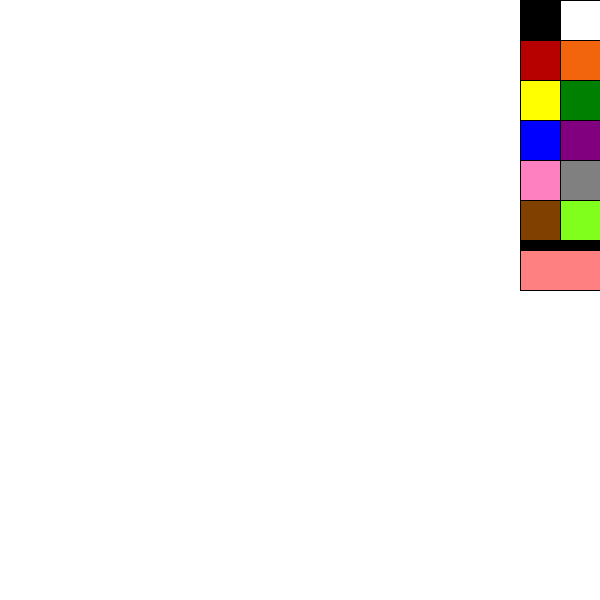
Frame 1 (no input)
Frame 60 (the mouse pressed at the canvas centre just before this capture): identical to frame 1, image omitted
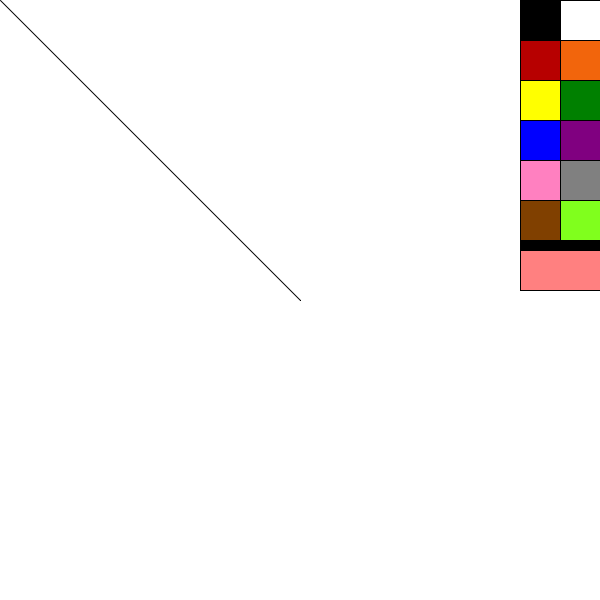
Frame 120 (the mouse held since frame 60 and released just before this capture)

The Processing sketch that drew these frames (run headless with seeded random() and noise(); from frame 60 on, the mouse is pressed at the canvas centre):

// Processing sketch: processing_156452
// ── processing_156452.pde

color B1 = color(0,0,0);//black
color B2 = color(255,255,255);//white
color B3 = color(183,0,0);//red
color B4 = color(242,101,12);//orange
color B5 = color(255,255,0);//yellow
color B6 = color(0,128,0);//green
color B7 = color(0,0,255);//blue
color B8 = color(128,0,128);//purple
color B9 = color(255,128,192);//pink
color B10 = color(128,128,128);//grey
color B11 = color(128,64,0);//brown
color B12 = color(random(255), random(255), random(255));//green "random" 
color B13 = color(255,128,128); //pink erase
color penColor = color(0,0,0); 
float oldX, oldY;
int thick = 1; 

void setup(){
  size(600,600);
  smooth();
  background(255);
}

void draw(){
  stroke(0);
  fill(B1);
  rect(520,0,40,40); //black button
  fill(B2);
  rect(560,0,40,40); //white button
  fill(B3);
  rect(520,40,40,40); //red button
  fill(B4);
  rect(560,40,40,40); //orange button
  fill(B5);
  rect(520,80,40,40); //yellow button
  fill(B6);
  rect(560,80,40,40); //green button
  fill(B7);
  rect(520,120,40,40); //blue button
  fill(B8);
  rect(560,120,40,40); //purple button
  fill(B9);
  rect(520,160,40,40); //pink button
  fill(B10);
  rect(560,160,40,40); //grey button
  fill(B11);
  rect(520,200,40,40); //brown button
  fill(128,255,29);
  rect(560,200,40,40); //random button
  fill(B13);
  stroke(0);
  rect(520,250,80,40); //erase button
  fill(0);
  rect(520,240,80,10);
  
 

  
  if(mousePressed) {
    if(mouseX > 520 && mouseX < 560) {
      if(mouseY > 0 && mouseY < 40){
        penColor = B1;
        thick = 2;
      }
      else if(mouseY > 40 && mouseY < 80) {
        penColor = B3;
        thick = 2; 
      }
      else if(mouseY > 80 &&  mouseY < 120){
        penColor = B5;
        thick = 2;
      }
      else if(mouseY > 120 &&  mouseY < 160){
        penColor = B7;
        thick = 2;
      }
      else if(mouseY > 160 &&  mouseY < 200){
        penColor = B9;
        thick = 2;
      }
      else if(mouseY > 200 && mouseY < 240) {
        penColor = B11;
        thick = 2;
      }
      else if(mouseY > 240 && mouseY < 260) {
        penColor = B1;
        thick = 5; 
      }
      else if(mouseY > 260 && mouseY < 300){
        background(255);
      }
    }
    if(mousePressed){
      if(mouseX > 560 && mouseX < 600){
        if(mouseY > 0 && mouseY < 40){
          penColor = B2;
          thick = 2; 
        }
        else if(mouseY > 40 && mouseY < 80){
          penColor = B4;
          thick = 2;
        }
        else if (mouseY > 80 && mouseY < 120){
          penColor = B6;
          thick = 2;
        }
        else if(mouseY > 120 && mouseY < 160) {
          penColor = B8;
          thick = 2; 
        }
        else if(mouseY > 160 && mouseY < 200) {
          penColor = B10;
          thick = 2;
        }
        else if(mouseY > 200 && mouseY < 240) {
          penColor = B12; 
          thick = 2;
        }
        else if(mouseY > 240 && mouseY < 260) {
          penColor = B1;
          thick = 5; 
        }
        else if (mouseY > 260 && mouseY < 300){
          background(255);
        }
      }
    }     
    stroke(penColor);
    strokeWeight(thick);
    line(oldX, oldY, mouseX, mouseY);
  }
  oldX = mouseX;
  oldY = mouseY;  
}
                
                                
